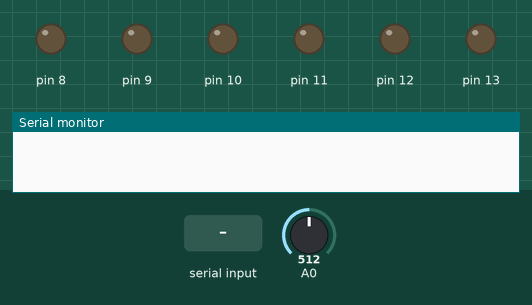
A sketch run on a simulated Arduino Uno, built with avr-gcc and run on an emulated ATmega328P. Shown: output pins drawn as LEDs (lit = HIGH), the last lines printed to the serial monitor. The test bench sets the inputs (shaded band); at power-on: A0 = 512.

Above: at 1.2 s.
1.3 s: "A" received over Serial
At 2.1 s:
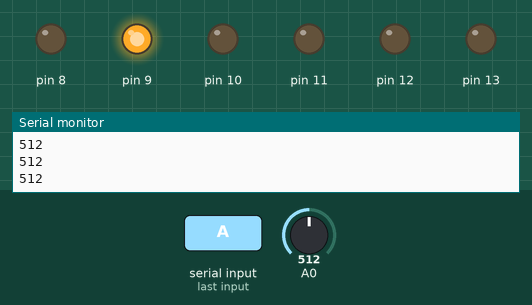
Timing chart, 0 to 4.3 s (numbered marks = the images above; inputs shaded):
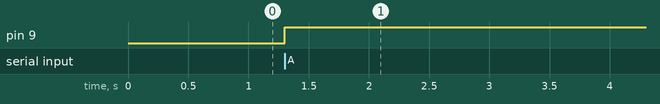

The sketch:

ILX544.ino
```cpp
char Str; // Receive instructions from USB

// constante para configuração do prescaler
const unsigned char PS_16 = (1 << ADPS2);
const unsigned char PS_32 = (1 << ADPS2) | (1 << ADPS0);
const unsigned char PS_64 = (1 << ADPS2) | (1 << ADPS1);
const unsigned char PS_128 = (1 << ADPS2) | (1 << ADPS1) | (1 << ADPS0);

void setup() {
  // initialize serial communication at 9600 bits per second:
  Serial.begin(115200);

  ADCSRA &= ~PS_128;

  ADCSRA |= PS_16;

  DDRB = DDRB | B111111;  //Sets up the pins for output

}

void loop() {
   Str = Serial.read();
      //--------------------------------------------
  if (Str == 'A') // Download data
    {
        PORTB = B000111; // sets digital pins
        delayMicroseconds(200);
        PORTB = B000101; // sets digital pins
        delayMicroseconds(200);
        PORTB = B000111; // sets digital pins
        delayMicroseconds(100);
      //--------------------------------------------
         for (int i=0; i < 2086; i++)
         {
            PORTB = B000011; // sets digital pins
            delayMicroseconds(1);
            PORTB = B000010; // sets digital pins
            int sensorValue = analogRead(A0);
            //Serial.print("[");
            Serial.println(sensorValue);
            //Serial.println("]");
            delayMicroseconds(1);
         }// for
         Serial.println("end");
       //-------------------------------------------
    }// if
}// loop
```

Measured:
- after the input at 1.3 s, pin 9: LOW → HIGH at once
